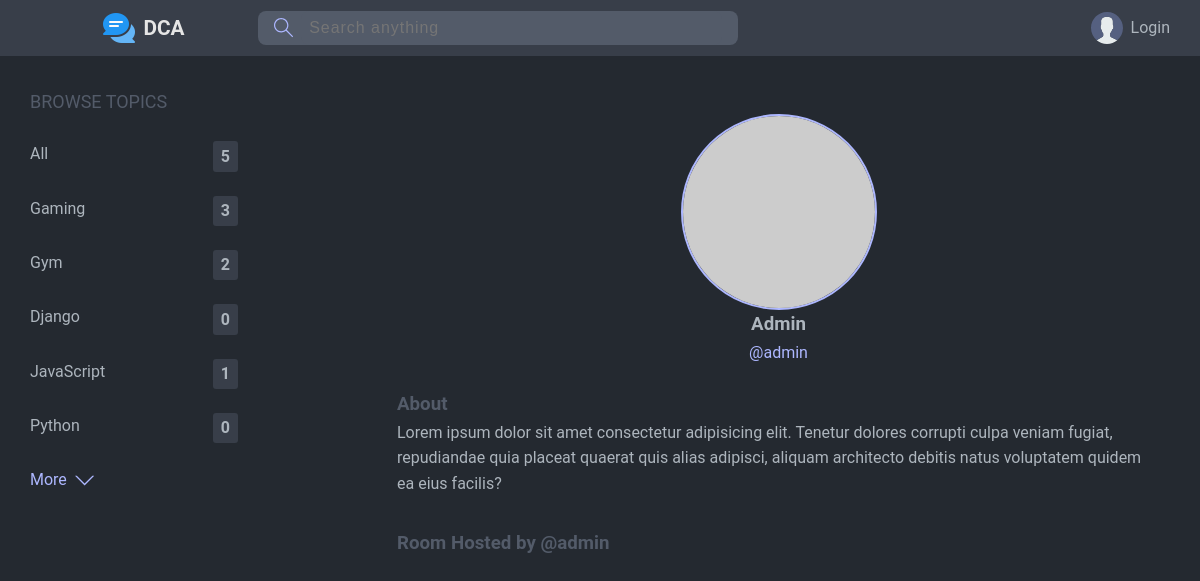
Page /profile/admin/ on the committed database.
### chat/models.py (models this page shows, shortened)
class TopicModel(models.Model):
    name = models.CharField(max_length = 100)

class RoomModel(models.Model):
    host         = models.ForeignKey(User, on_delete = models.SET_NULL, null = True)
    topic        = models.ForeignKey(TopicModel, on_delete = models.SET_NULL, null = True)
    name         = models.CharField(max_length = 150)
    description  = models.TextField(null = True, blank = True)
    participants = models.ManyToManyField(User, related_name = 'participants', blank = True)
    updated      = models.DateTimeField(auto_now = True)
    created      = models.DateTimeField(auto_now_add = True)
    class Meta:
        ordering = ['-updated', '-created']

### chat/views.py (the view)
# urls.py: path('profile/<str:uname>/', userProfileView, name='userProfileView'),
def userProfileView(request, uname):
    user = User.objects.get(username=uname)
    rooms = user.roommodel_set.all()
    topics = TopicModel.objects.all()[0:5]
    msgs = user.messagemodel_set.all()
    context = {
        'user' : user,
        'rooms' : rooms,
        'topics' : topics,
        'msgs' : msgs
    }
    return render(request, 'chat/user_profile.html', context)

### chat/templates/chat/user_profile.html (shortened to what this page needs)
{% extends 'base.html' %}
{% block content %}
<div id="home-container">
    <div id="topics-sidebar">
        {% include 'chat/topics_component.html' %}
    </div>
    <div id="feed-area">
        <div id="user-profile">
            <div id="up-info">
                <div class="avatar avatar-vlg">
                    <img src="https://randomuser.me/api/portraits/men/3.jpg">
                </div>
                <h3 style="text-transform:capitalize">{{user}}</h3>
                <p>@{{user}}</p>
            </div>
            <div id="up-about">
                <h3>About</h3>
                <p>Lorem ipsum dolor sit amet consectetur adipisicing elit. Tenetur dolores corrupti culpa veniam
                    fugiat, repudiandae quia placeat quaerat quis alias adipisci, aliquam architecto debitis natus
                    voluptatem quidem ea eius facilis?</p>
            </div>
        </div>
        <div class="feed-item roomlist">
            <h3>Room Hosted by @{{user}}</h3>
        </div>
    </div>
</div>
{% endblock content %}

### chat/templates/chat/topics_component.html
<div class="t-list">
    <div class="t-item">
        <p id="btopics">BROWSE TOPICS</p>
    </div>
    <div class="t-item">
        <a href="{%url 'chat:homeView' %}">
            All
            <span>{{topics|length}}</span>
        </a>
    </div>
    {% for topic in topics %}
    <div class="t-item">
        <a href="{%url 'chat:homeView' %}?q={{topic.name}}">
            {{topic.name}}
            <span>{{topic.roommodel_set.all|length}}</span>
        </a>
    </div>
    {% endfor %}
    <div class="more-topics">
        <a class="btn-link" href="{% url 'chat:topicsView' %}">
            More
            <svg class="svg-lm" version="1.1" xmlns="http://www.w3.org/2000/svg" width="32" height="32" viewBox="0 0 32 32">
                <title>chevron-down</title>
                <path d="M16 21l-13-13h-3l16 16 16-16h-3l-13 13z"></path>
            </svg>
        </a>
    </div>
</div>

### static/css/base.css (style rules this page uses)
:root { --color-dark: #242930; --color-medium: #383E49; --color-light: #535B69; --color-light-more: #ADB7FF; --color-important: #FFB1AD; --color-text-light: #e5e5e5; --color-text-dark: #adb5bd; --color-success: #5dd693; --color-error: #fc4b0b; }
* { margin: 0; padding: 0; box-sizing: border-box; }
body { background-color: var(--color-dark); color: var(--color-text-dark); font-family: 'Roboto'; line-height: 1.6; }
a { text-decoration: none; color: var(--color-text-dark); }
#home-container { margin-top: 1rem; display: grid; grid-template-columns: 1fr 3fr 1fr; align-items: start; gap: 6rem; }
svg { width: 1.2rem; height: 1.2rem; }
.svg-lm { fill: var(--color-light-more); }
.avatar { border-radius: 50%; border: 2px solid var(--color-light-more); }
.avatar img { display: block; border-radius: 50%; }
.avatar-vlg img { width: 12rem; height: 12rem; }
@media only screen and (max-width:1300px) { #home-container { grid-template-columns: 1fr 3fr; } }
.t-list { width: 13rem; display: flex; flex-direction: column; gap: 1.5rem; }
#topics-sidebar p { font-size: large; color: var(--color-light); }
.t-list a { display: flex; justify-content: space-between; }
.t-list span { background-color: var(--color-medium); border-radius: 3px; padding: 0.15rem 0.5rem; font-weight: bolder; }
.btn-link { display: flex; align-items: center; justify-content: start !important ; gap: 0.5rem; cursor: pointer; color: var(--color-light-more); font-size: 1rem; }
#feed-area { padding: 10px; }
.roomlist { display: grid; grid-template-rows: 1fr; gap: 1rem; margin-top: 1rem; }
#user-profile { width: 100%; }
#up-info { display: flex; flex-direction: column; align-items: center; padding: 0.5rem; margin: 0.5rem; }
#up-info p { color: var(--color-light-more); }
#up-about h3 { color: var(--color-light); margin-top: 1rem; }
.roomlist h3 { color: var(--color-light); margin-top: 1rem; }

### rows in the picture
TopicModel: name "Gaming", roommodel_set.all|length "3"
TopicModel: name "Gym", roommodel_set.all|length "2"
TopicModel: name "Django", roommodel_set.all|length "0"
TopicModel: name "JavaScript", roommodel_set.all|length "1"
TopicModel: name "Python", roommodel_set.all|length "0"

### other values in the picture
{{ topics|length }} "5"
{{ user }} "Admin"
{{ user }} "admin"
